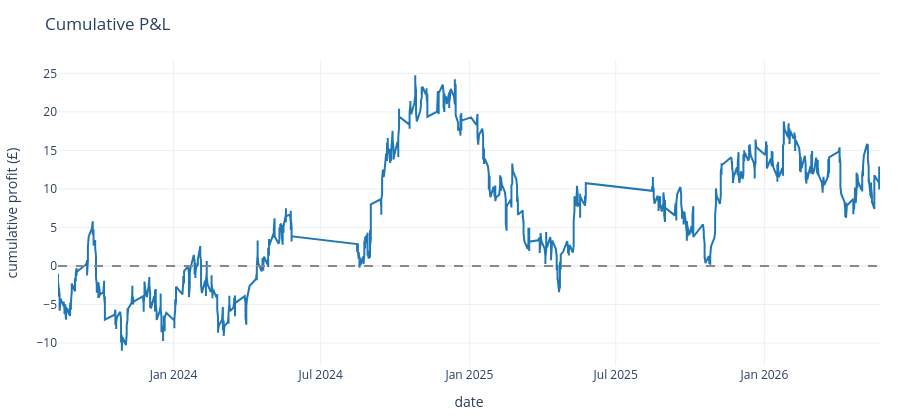
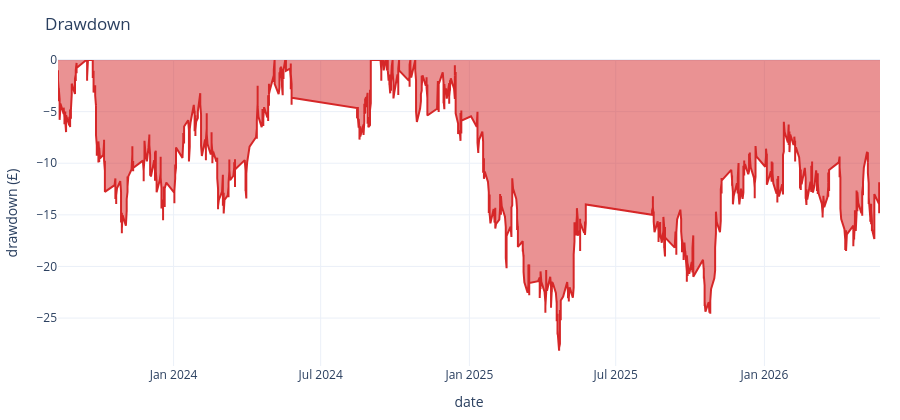
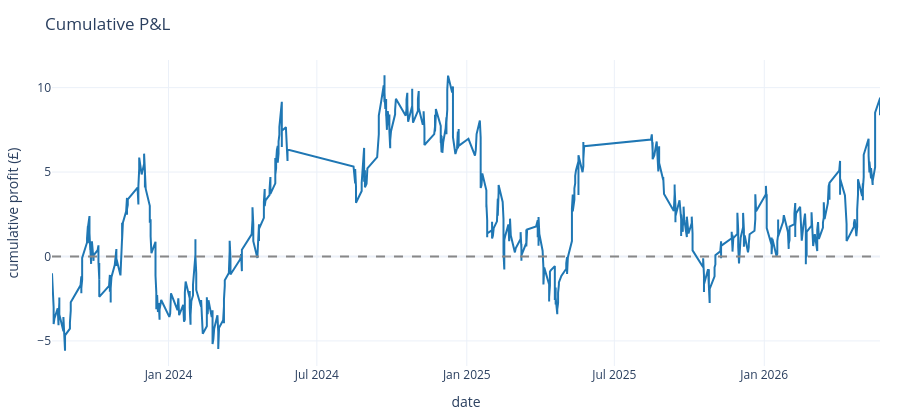
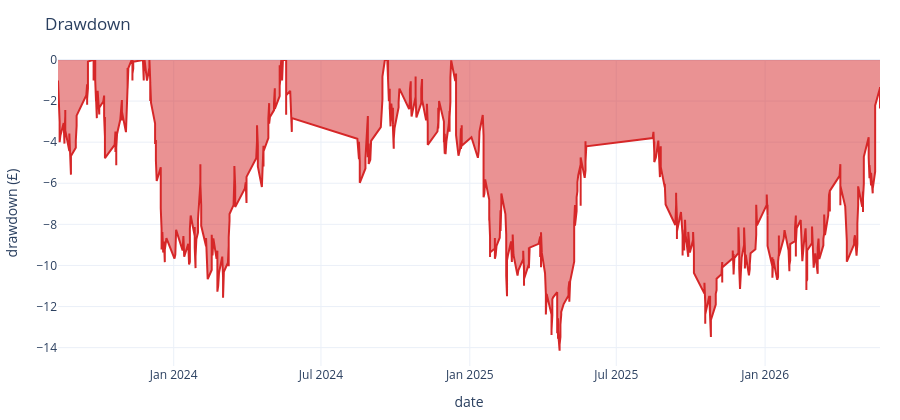

The notebook cell saved with these charts, in order:
### Markdown cell above
## Out-of-sample P&L and drawdown

### Code cell
for name in S.STRATEGIES:
    ledger = B.backtest_strategy(oos, name)
    print(f"\n### {name} — out-of-sample")
    fig = plt.cumulative_pnl(ledger)
    fig.show()
    fig = plt.drawdown_curve(ledger)
    fig.show()

### Figure 1 — Plotly figure (JSON) as saved in the notebook; plotly's stock layout.template omitted (floating-point values rounded to 4 significant figures; data arrays with more than 128 entries replaced by an {"elided": "..."} marker saying what was removed)
{"data": [{"line": {"color": "#1f77b4"}, "mode": "lines", "name": "cumulative profit", "type": "scatter", "x": {"elided": "1140 str values"}, "y": {"elided": "1140 float values"}}], "layout": {"height": 420, "margin": {"b": 40, "l": 50, "r": 20, "t": 60}, "shapes": [{"line": {"color": "#888", "dash": "dash"}, "type": "line", "x0": 0, "x1": 1, "xref": "x domain", "y0": 0, "y1": 0, "yref": "y"}], "title": {"text": "Cumulative P&L"}, "xaxis": {"title": {"text": "date"}}, "yaxis": {"title": {"text": "cumulative profit (£)"}}}}

### Figure 2 — Plotly figure (JSON) as saved in the notebook; plotly's stock layout.template omitted (floating-point values rounded to 4 significant figures; data arrays with more than 128 entries replaced by an {"elided": "..."} marker saying what was removed)
{"data": [{"fill": "tozeroy", "line": {"color": "#d62728"}, "mode": "lines", "name": "drawdown", "type": "scatter", "x": {"elided": "1140 str values"}, "y": {"elided": "1140 float values"}}], "layout": {"height": 420, "margin": {"b": 40, "l": 50, "r": 20, "t": 60}, "title": {"text": "Drawdown"}, "xaxis": {"title": {"text": "date"}}, "yaxis": {"title": {"text": "drawdown (£)"}}}}

### Figure 3 — Plotly figure (JSON) as saved in the notebook; plotly's stock layout.template omitted (floating-point values rounded to 4 significant figures; data arrays with more than 128 entries replaced by an {"elided": "..."} marker saying what was removed)
{"data": [{"line": {"color": "#1f77b4"}, "mode": "lines", "name": "cumulative profit", "type": "scatter", "x": {"elided": "637 str values"}, "y": {"elided": "637 float values"}}], "layout": {"height": 420, "margin": {"b": 40, "l": 50, "r": 20, "t": 60}, "shapes": [{"line": {"color": "#888", "dash": "dash"}, "type": "line", "x0": 0, "x1": 1, "xref": "x domain", "y0": 0, "y1": 0, "yref": "y"}], "title": {"text": "Cumulative P&L"}, "xaxis": {"title": {"text": "date"}}, "yaxis": {"title": {"text": "cumulative profit (£)"}}}}

### Figure 4 — Plotly figure (JSON) as saved in the notebook; plotly's stock layout.template omitted (floating-point values rounded to 4 significant figures; data arrays with more than 128 entries replaced by an {"elided": "..."} marker saying what was removed)
{"data": [{"fill": "tozeroy", "line": {"color": "#d62728"}, "mode": "lines", "name": "drawdown", "type": "scatter", "x": {"elided": "637 str values"}, "y": {"elided": "637 float values"}}], "layout": {"height": 420, "margin": {"b": 40, "l": 50, "r": 20, "t": 60}, "title": {"text": "Drawdown"}, "xaxis": {"title": {"text": "date"}}, "yaxis": {"title": {"text": "drawdown (£)"}}}}
